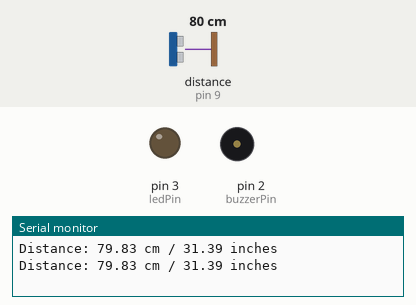
Bench run of a sketch on a simulated Arduino Uno, built with avr-gcc and run on an emulated ATmega328P. Shown: output pins drawn as LEDs (lit = HIGH), buzzer (waves = sounding, pin HIGH), the last lines printed to the serial monitor. Wiring (inferred from the names in the program): ultrasonic range finder: trigger pin 8; echo pin 9. Inputs (shaded band) come from the test bench; at power-on: distance to the obstacle (sensor on pin 9) 80 cm. The echo pulse lasts 58.3 µs per cm; pins used as bus, display or sensor lines are not drawn.

Above: at 1.8 s.
1.9 s: distance to the obstacle (sensor on pin 9) set to 27 cm
3.4 s: distance to the obstacle (sensor on pin 9) set to 22 cm
At 4.9 s:
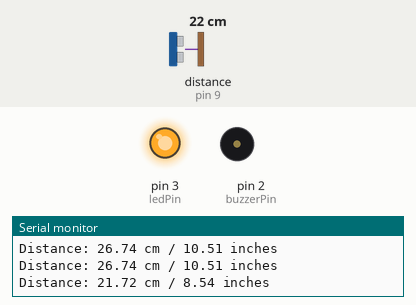
5.5 s: distance to the obstacle (sensor on pin 9) set to 18 cm
7.2 s: distance to the obstacle (sensor on pin 9) set to 13 cm
At 8.3 s:
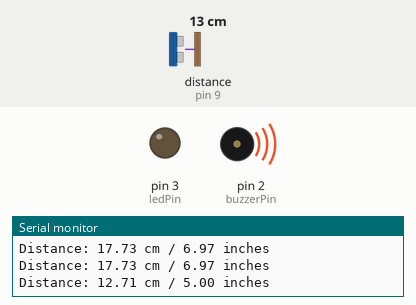
9.5 s: distance to the obstacle (sensor on pin 9) set to 35 cm
At 11.2 s:
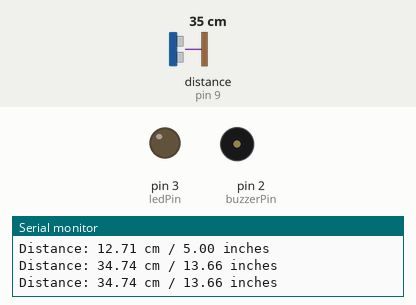
11.5 s: distance to the obstacle (sensor on pin 9) set to 2 cm
At 13.0 s:
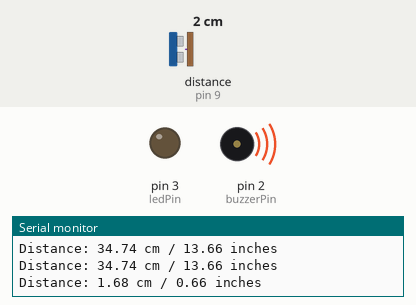
Timing chart, 0 to 14.5 s (numbered marks = the images above; inputs shaded):
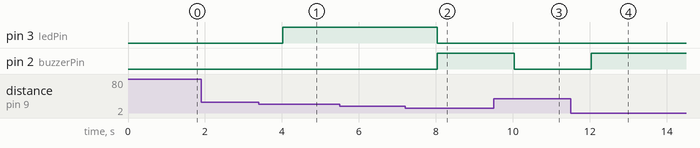

The sketch:

UltrasonicSensorNoLibExplore9.ino
```cpp
// Define the pins for the ultrasonic sensor
const int trigPin = 8;      // Trigger pin
const int echoPin = 9;      // Echo pin
const int buzzerPin = 2;    // Buzzer pin
const int ledPin = 3;       // Red LED pin

// Define the threshold distances for activating the buzzer and LED
const float buzzerThreshold_cm = 15.0;  // Threshold distance for buzzer activation in cm
const float ledMinThreshold_cm = 15.0;   // Minimum threshold distance for LED activation in cm
const float ledMaxThreshold_cm = 25.0;   // Maximum threshold distance for LED activation in cm

void setup() {
  // Initialize Serial communication
  Serial.begin(9600);

  // Set pin modes
  pinMode(trigPin, OUTPUT);
  pinMode(echoPin, INPUT);
  pinMode(buzzerPin, OUTPUT);
  pinMode(ledPin, OUTPUT);
}

void loop() {
  // Trigger the ultrasonic sensor
  digitalWrite(trigPin, LOW);
  delayMicroseconds(2);
  digitalWrite(trigPin, HIGH);
  delayMicroseconds(10);
  digitalWrite(trigPin, LOW);

  // Measure the pulse duration on the echo pin
  long duration = pulseIn(echoPin, HIGH);

  // Calculate the distance in centimeters and inches
  float distance_cm = duration / 58.2;
  float distance_inches = duration / 148.0;

  // Print the distance to the Serial Monitor
  Serial.print("Distance: ");
  Serial.print(distance_cm);
  Serial.print(" cm / ");
  Serial.print(distance_inches);
  Serial.println(" inches");

  // Control the buzzer
  digitalWrite(buzzerPin, distance_cm < buzzerThreshold_cm);

  // Control the LED
  digitalWrite(ledPin, distance_cm > ledMinThreshold_cm && distance_cm < ledMaxThreshold_cm);

  // Add a delay between measurements
  delay(1000);
}
```

Measured:
- the behaviour switches between 26 and 25 cm on distance to the obstacle (sensor on pin 9) (found by bisection; images 0 and 1)
- the behaviour switches between 16 and 15 cm on distance to the obstacle (sensor on pin 9) (found by bisection; images 1 and 2)
- after the input at 3.4 s, pin 3 (ledPin): LOW → HIGH after 0.62 s
- after the input at 7.2 s, pin 3 (ledPin): HIGH → LOW after 0.83 s; pin 2 (buzzerPin): LOW → HIGH after 0.83 s
- after the input at 9.5 s, pin 2 (buzzerPin): HIGH → LOW after 0.54 s
- after the input at 11.5 s, pin 2 (buzzerPin): LOW → HIGH after 0.54 s
